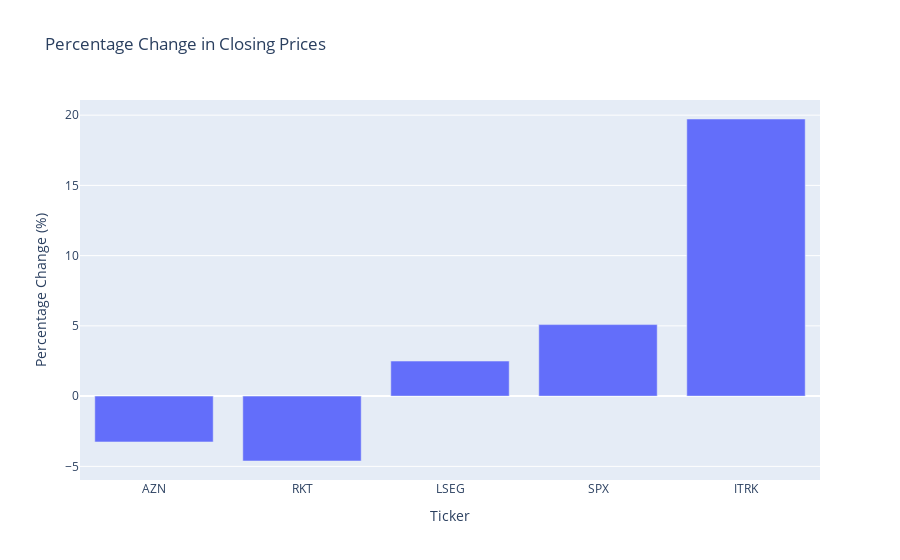

Source (notebook cell):
### Markdown cell above
# Comparative Analysis

### Code cell
percentage_change = ((filtered_data.iloc[-1] - filtered_data.iloc[0]) / filtered_data.iloc[0]) * 100
fig = px.bar(
    percentage_change,
    x=percentage_change.index,
    y=percentage_change.values,
    labels={'y': 'Percentage Change (%)', 'x': 'Ticker'},
    title='Percentage Change in Closing Prices'
    )
fig.show()

### Figure 1 — Plotly figure (JSON) as saved in the notebook; plotly's stock layout.template omitted (floating-point values rounded to 4 significant figures)
{"data": [{"alignmentgroup": "True", "hovertemplate": "Ticker=%{x}<br>Percentage Change (%)=%{y}<extra></extra>", "legendgroup": "", "marker": {"color": "#636efa", "pattern": {"shape": ""}}, "name": "", "offsetgroup": "", "orientation": "v", "showlegend": false, "textposition": "auto", "type": "bar", "x": ["AZN", "RKT", "LSEG", "SPX", "ITRK"], "xaxis": "x", "y": [-3.263, -4.619, 2.495, 5.091, 19.73], "yaxis": "y"}], "layout": {"barmode": "relative", "legend": {"tracegroupgap": 0}, "title": {"text": "Percentage Change in Closing Prices"}, "xaxis": {"anchor": "y", "domain": [0, 1], "title": {"text": "Ticker"}}, "yaxis": {"anchor": "x", "domain": [0, 1], "title": {"text": "Percentage Change (%)"}}}}
